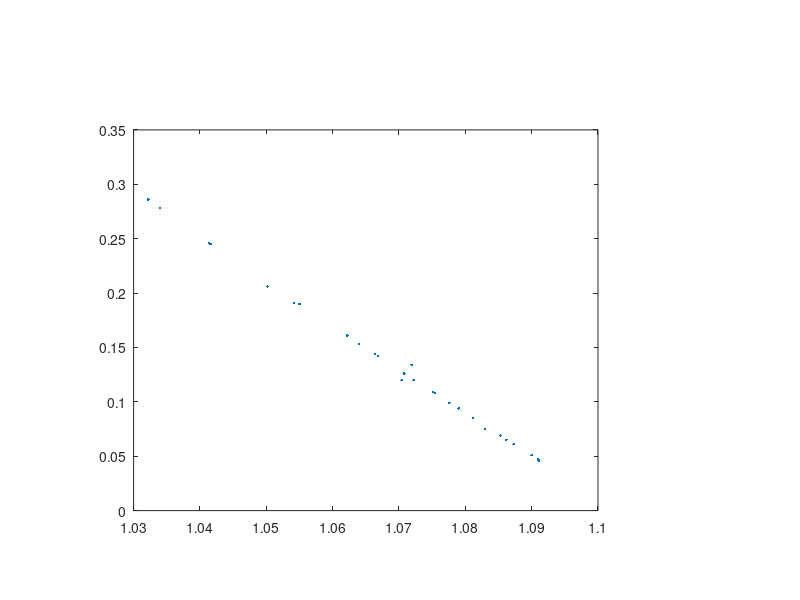
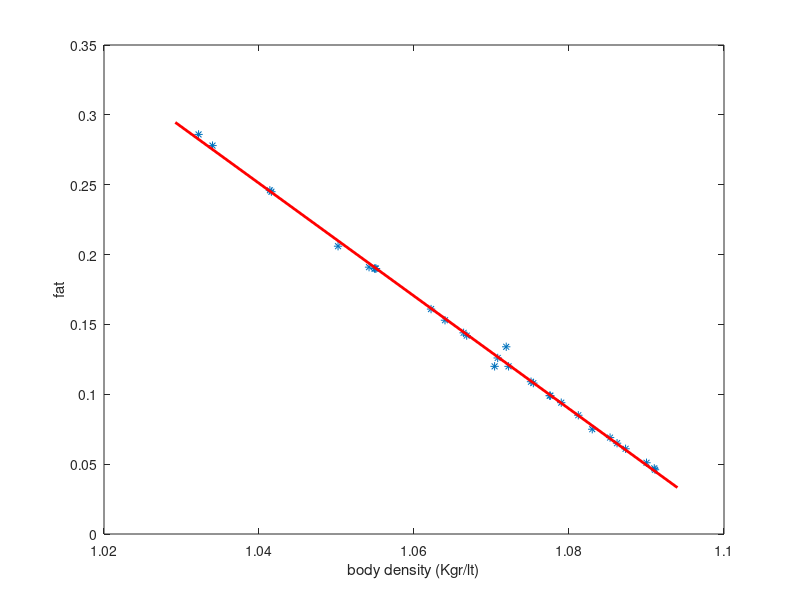

Source code (MATLAB) for these figures, in order: (Note: this script raises an error after producing the figures.)
%a
density_body = [1.0708 1.0751 1.0549 1.0722 1.0622 1.0668 1.079 1.0775 1.055 1.0416 1.0853 1.034 1.0704 1.083 1.0551 1.0911 1.0862 1.0754 1.0322 1.0776 1.0414 1.0502 1.09 1.0812 1.064 1.091 1.0719 1.0664 1.0873 1.0542]';
fat = [0.126 0.109 0.19 0.12 0.161 0.142 0.094 0.099 0.19 0.245 0.069 0.278 0.12 0.075 0.19 0.046 0.065 0.108 0.286 0.099 0.246 0.206 0.051 0.085 0.153 0.047 0.134 0.144 0.061 0.191]';
x=[ones(size(density_body)) density_body];
[c,cint,r,rint,stats]  =regress(fat,x)
figure();
plotmatrix(density_body,fat);
xlabel('body density (Kgr/lt)')
ylabel('fat')

%b
figure();
plot(density_body,fat,'*');
hold on;
temp = (max(density_body)-min(density_body))/30;
x = min(density_body)-0.003:temp:max(density_body)+0.003;
y = c(1)+ c(2).*x;
plot([x(1) x(length(x))],[y(1) y(length(y))],'r','LineWidth',2)
xlabel('body density (Kgr/lt)')
ylabel('fat')
hold off

%R-square statistic,F statistic, p value for the full model
%,estimate of the error variance
stats 


%gamma
y1 = c(1)+ c(2)*1.045
y2 = c(1)+ c(2)*1.145

%delta
x=[ones(size(density_body)) density_body];
yest=x*c;
mean(r);
H=x*inv(x'*x)*x';
n=length(x(:,2));
p=length(c);
stand_r=r./(sqrt(sum(r.^2)/(n-p)*(1-diag(H)))) % standardized residuals
sigma=sum(r.^2)/(n-p-1)-(r.^2)./((n-p-1)*(1-diag(H)));
stud_r=r./(sqrt(sigma).*sqrt(1-diag(H))) % studentized residuals
[h3,p,lstat,cv] = lillietest(fat,0.05)
figure();
qqplot(r)
figure();
plot(yest,stud_r,'.')
